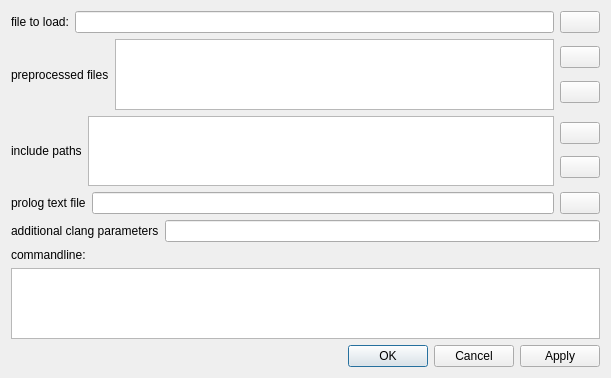
<?xml version="1.0" encoding="UTF-8"?>
<ui version="4.0">
 <class>SetupDialog</class>
 <widget class="QDialog" name="SetupDialog">
  <property name="geometry">
   <rect>
    <x>0</x>
    <y>0</y>
    <width>611</width>
    <height>378</height>
   </rect>
  </property>
  <property name="windowTitle">
   <string>Dialog</string>
  </property>
  <layout class="QVBoxLayout" name="verticalLayout">
   <item>
    <layout class="QHBoxLayout" name="horizontalLayout_2">
     <item>
      <widget class="QLabel" name="label_2">
       <property name="text">
        <string>file to load:</string>
       </property>
      </widget>
     </item>
     <item>
      <widget class="QLineEdit" name="input_clang_location"/>
     </item>
     <item>
      <widget class="QPushButton" name="open_clang_location">
       <property name="text">
        <string/>
       </property>
       <property name="icon">
        <iconset resource="../Resources/MainWindow.qrc">
         <normaloff>:/hicfd_main/Open</normaloff>:/hicfd_main/Open</iconset>
       </property>
      </widget>
     </item>
    </layout>
   </item>
   <item>
    <layout class="QHBoxLayout" name="horizontalLayout_4">
     <item>
      <widget class="QLabel" name="label_4">
       <property name="text">
        <string>preprocessed files</string>
       </property>
      </widget>
     </item>
     <item>
      <widget class="QListWidget" name="preprocessedFiles"/>
     </item>
     <item>
      <layout class="QVBoxLayout" name="verticalLayout_4">
       <item>
        <widget class="QPushButton" name="addPreprocessedFile">
         <property name="icon">
          <iconset resource="../Resources/MainWindow.qrc">
           <normaloff>:/hicfd_main/Add</normaloff>:/hicfd_main/Add</iconset>
         </property>
        </widget>
       </item>
       <item>
        <widget class="QPushButton" name="removePreprocessedFile">
         <property name="icon">
          <iconset resource="../Resources/MainWindow.qrc">
           <normaloff>:/hicfd_main/Remove</normaloff>:/hicfd_main/Remove</iconset>
         </property>
        </widget>
       </item>
      </layout>
     </item>
    </layout>
   </item>
   <item>
    <layout class="QHBoxLayout" name="horizontalLayout">
     <item>
      <widget class="QLabel" name="label">
       <property name="text">
        <string>include paths</string>
       </property>
      </widget>
     </item>
     <item>
      <widget class="QListWidget" name="listWidget"/>
     </item>
     <item>
      <layout class="QVBoxLayout" name="verticalLayout_2">
       <item>
        <widget class="QPushButton" name="add_include_path">
         <property name="text">
          <string/>
         </property>
         <property name="icon">
          <iconset resource="../Resources/MainWindow.qrc">
           <normaloff>:/hicfd_main/Add</normaloff>:/hicfd_main/Add</iconset>
         </property>
        </widget>
       </item>
       <item>
        <widget class="QPushButton" name="remove_include_path">
         <property name="icon">
          <iconset resource="../Resources/MainWindow.qrc">
           <normaloff>:/hicfd_main/Remove</normaloff>:/hicfd_main/Remove</iconset>
         </property>
        </widget>
       </item>
      </layout>
     </item>
    </layout>
   </item>
   <item>
    <layout class="QHBoxLayout" name="horizontalLayout_5">
     <item>
      <widget class="QLabel" name="label_5">
       <property name="text">
        <string>prolog text file</string>
       </property>
      </widget>
     </item>
     <item>
      <widget class="QLineEdit" name="input_prolog_location"/>
     </item>
     <item>
      <widget class="QPushButton" name="open_prolog_location">
       <property name="text">
        <string/>
       </property>
       <property name="icon">
        <iconset resource="../Resources/MainWindow.qrc">
         <normaloff>:/hicfd_main/Open</normaloff>:/hicfd_main/Open</iconset>
       </property>
      </widget>
     </item>
    </layout>
   </item>
   <item>
    <layout class="QHBoxLayout" name="horizontalLayout_3">
     <item>
      <widget class="QLabel" name="label_3">
       <property name="text">
        <string>additional clang parameters</string>
       </property>
      </widget>
     </item>
     <item>
      <widget class="QLineEdit" name="input_defines"/>
     </item>
    </layout>
   </item>
   <item>
    <widget class="QLabel" name="label_6">
     <property name="text">
      <string>commandline:</string>
     </property>
    </widget>
   </item>
   <item>
    <widget class="QTextBrowser" name="command_line">
     <property name="enabled">
      <bool>true</bool>
     </property>
    </widget>
   </item>
   <item>
    <widget class="QDialogButtonBox" name="buttonBox">
     <property name="orientation">
      <enum>Qt::Horizontal</enum>
     </property>
     <property name="standardButtons">
      <set>QDialogButtonBox::Apply|QDialogButtonBox::Cancel|QDialogButtonBox::Ok</set>
     </property>
    </widget>
   </item>
  </layout>
 </widget>
 <resources>
  <include location="../Resources/MainWindow.qrc"/>
 </resources>
 <connections>
  <connection>
   <sender>buttonBox</sender>
   <signal>accepted()</signal>
   <receiver>SetupDialog</receiver>
   <slot>accept()</slot>
   <hints>
    <hint type="sourcelabel">
     <x>248</x>
     <y>254</y>
    </hint>
    <hint type="destinationlabel">
     <x>157</x>
     <y>274</y>
    </hint>
   </hints>
  </connection>
  <connection>
   <sender>buttonBox</sender>
   <signal>rejected()</signal>
   <receiver>SetupDialog</receiver>
   <slot>reject()</slot>
   <hints>
    <hint type="sourcelabel">
     <x>316</x>
     <y>260</y>
    </hint>
    <hint type="destinationlabel">
     <x>286</x>
     <y>274</y>
    </hint>
   </hints>
  </connection>
 </connections>
</ui>
